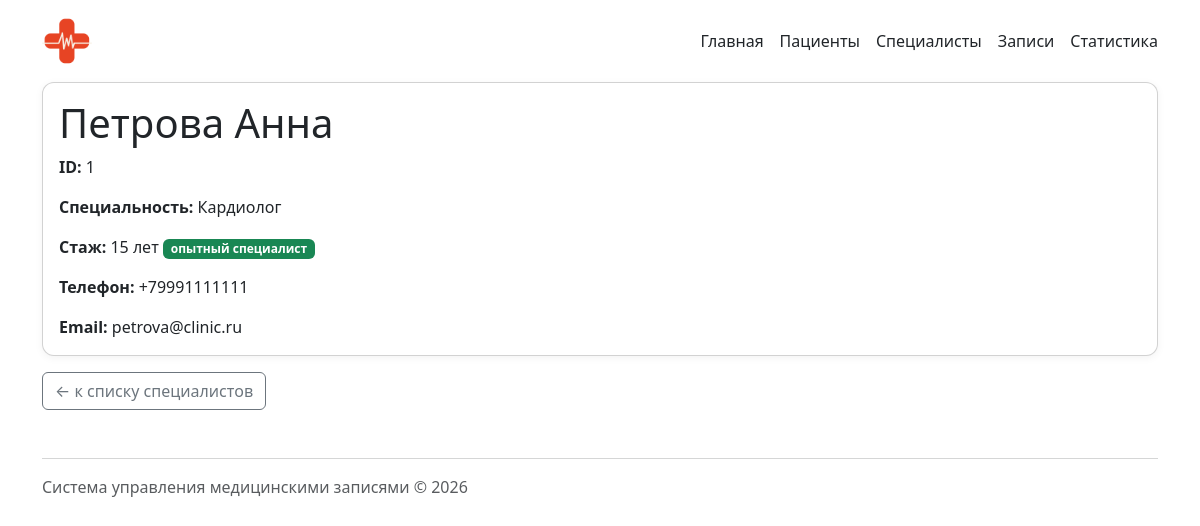
Page /specialists/1/ on the committed database.
### specialists/models.py (models this page shows, shortened)
class Specialist(models.Model):
    first_name = models.CharField(max_length=100, verbose_name="Имя")
    last_name = models.CharField(max_length=100, verbose_name="Фамилия")
    speciality = models.CharField(max_length=100, verbose_name="Специальность")
    phone = models.CharField(max_length=20, verbose_name="Телефон")
    email = models.EmailField(verbose_name="Email")
    experience_years = models.PositiveIntegerField(default=0, verbose_name="Стаж (лет)")
    class Meta:
        verbose_name = "Специалист"
        verbose_name_plural = "Специалисты"

### specialists/views.py (the view)
# urls.py: path('<str:specialist_id>/', views.specialist_detail, name='detail'),
def specialist_detail(request: HttpRequest, specialist_id: int) -> HttpResponse:
    specialist = get_object_or_404(Specialist, id=specialist_id)
    return render(
        request,
        'specialists/specialist_detail.html',
        {'specialist': specialist},
    )

### specialists/templates/specialists/specialist_detail.html (shortened to what this page needs)
{% extends "base.html" %}
{% block content %}
<div class="card">
    <div class="card-body">
        <h1 class="card-title">
            {{ specialist.last_name }} {{ specialist.first_name }}
        </h1>
        <p class="card-text"><strong>ID:</strong> {{ specialist.id }}</p>
        <p class="card-text">
            <strong>Специальность:</strong> {{ specialist.speciality }}
        </p>
        <p class="card-text">
            <strong>Стаж:</strong> {{ specialist.experience_years }} лет
            {% if specialist.experience_years >= 5 %}
                <span class="badge bg-success">опытный специалист</span>
            {% else %}
                <span class="badge bg-secondary">молодой специалист</span>
            {% endif %}
        </p>
        <p class="card-text">
            <strong>Телефон:</strong> {{ specialist.phone }}
        </p>
        <p class="card-text">
            <strong>Email:</strong> {{ specialist.email }}
        </p>
    </div>
</div>
<a href="{% url 'specialists:list' %}"
   class="btn btn-outline-secondary mt-3">
    ← к списку специалистов
</a>
{% endblock %}

### homepage/static/homepage/css/style.css (style rules this page uses)
.card { border-radius: 12px; box-shadow: 0 2px 8px rgba(0, 0, 0, 0.05); }

### rows in the picture
Specialist: last_name "Петрова", first_name "Анна", id "1", speciality "Кардиолог", experience_years "15", phone "+79991111111", email "petrova@clinic.ru"
